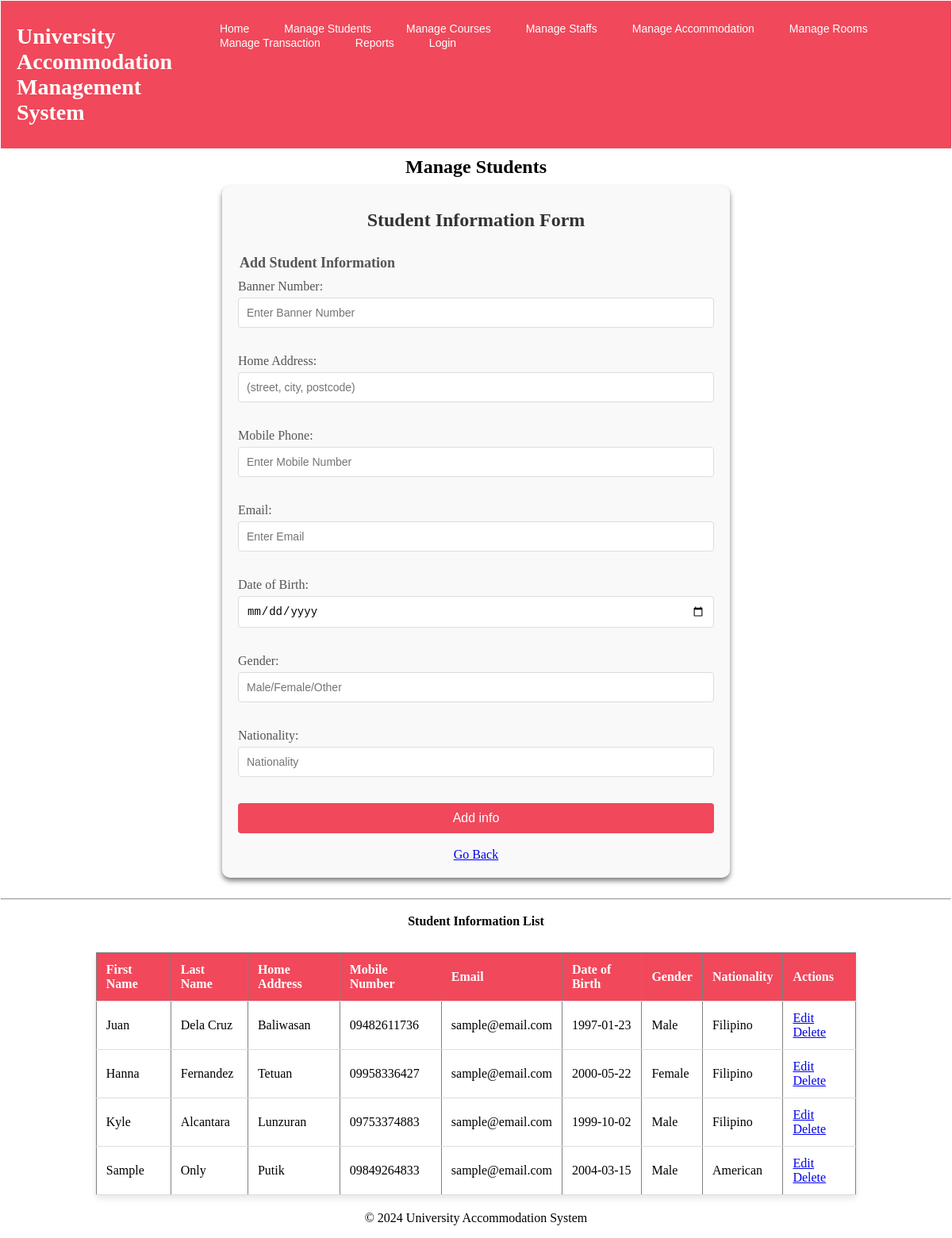
The app's page /pages/student_info.php with its own data.
### tables this page shows
CREATE TABLE `student_info` (
  `banner_number` int(11) NOT NULL,
  `home_address` text DEFAULT NULL,
  `mobile_phone` varchar(15) DEFAULT NULL,
  `email` varchar(100) DEFAULT NULL,
  `date_of_birth` date DEFAULT NULL,
  `gender` enum('Male','Female','Other') DEFAULT NULL,
  `nationality` varchar(50) DEFAULT NULL
);

CREATE TABLE `students` (
  `banner_number` int(11) NOT NULL,
  `first_name` varchar(50) DEFAULT NULL,
  `last_name` varchar(50) DEFAULT NULL,
  `category` varchar(50) DEFAULT NULL,
  `special_needs` text DEFAULT NULL,
  `additional_comments` text DEFAULT NULL,
  `current_status` enum('Placed','Waiting') DEFAULT NULL,
  `major` varchar(50) DEFAULT NULL,
  `minor` varchar(50) DEFAULT NULL,
  `adviser_id` int(11) DEFAULT NULL,
  `course_number` int(11) NOT NULL
);

### pages/student_info.php (the view, shortened to what this page needs)
<?php
include '../includes/db_connect.php';
include '../includes/header.php';
?>
<!DOCTYPE html>
<html lang="en">
<head>
    <link rel="stylesheet" href="assets/styles.css">
</head>
<body>
<h2>Manage Students</h2>
<div class="form-container">
<h3>Student Information Form</h3>
<form action="" method="post">
    <fieldset>
        <legend>Add Student Information</legend>
        <label for="bannerNum">Banner Number:</label>
        <input type="text" name="bannerNum" placeholder="Enter Banner Number" required>
        <br><br>
        <label for="homeAddress">Home Address:</label>
        <input type="text" name="homeAddress" placeholder="(street, city, postcode)">
        <br><br>
        <label for="mobile_phone">Mobile Phone:</label>
        <input type="text" name="mobile_phone" placeholder="Enter Mobile Number">
        <br><br>
        <label for="email">Email:</label>
        <input type="email" name="email" placeholder="Enter Email">
        <br><br>
        <label for="dateBirth">Date of Birth:</label>
        <input type="date" name="dateBirth" placeholder="Date of Birth">
        <br><br>
        <label for="gender">Gender:</label>
        <input type="text" name="gender" placeholder="Male/Female/Other">
        <br><br>
        <label for="nationality">Nationality:</label>
        <input type="text" name="nationality" placeholder="Nationality">
        <br><br>
        <button type="submit">Add info</button>
        <br><br>
        <a href="students.php" class="formbutton">Go Back</a>
    </fieldset>
</form>
</div>
<?php
$sql = "SELECT s.first_name AS fname, s.last_name AS lname,
        sf.home_address, sf.mobile_phone, sf.email, sf.date_of_birth,
        sf.gender, sf.nationality, s.banner_number AS student_id
        FROM student_info sf
        JOIN students s ON s.banner_number = sf.banner_number";
$result = $conn->query($sql);
?>
<br><hr>
<h4>Student Information List</h4>
<table border="1">
    <th>First Name</th>
    <th>Last Name</th>
    <th>Home Address</th>
    <th>Mobile Number</th>
    <th>Email</th>
    <th>Date of Birth</th>
    <th>Gender</th>
    <th>Nationality</th>
    <th>Actions</th>
    <?php
    if ($result->num_rows > 0) {
        while ($row = $result->fetch_assoc()) {
            echo "
                <tr>
                    <td>" . $row['fname'] . "</td>
                    <td>" . $row['lname'] . "</td>
                    <td>" . $row['home_address'] . "</td>
                    <td>" . $row['mobile_phone'] . "</td>
                    <td>" . $row['email'] . "</td>
                    <td>" . $row['date_of_birth'] . "</td>
                    <td>" . $row['gender'] . "</td>
                    <td>" . $row['nationality'] . "</td>
                    <td>
                        <a href='?type=student_info&edit=" . $row['student_id'] . "'>Edit</a>
                        <a href='?student_info&delete=" . $row['student_id'] . "'>Delete</a>
                    </td>
                </tr>";
        }
    } else {
        echo "<tr>
                <td colspan='9'>No students found</td>
            </tr>";
    }
    ?>
</table>
<?php include '../includes/footer.php'; ?>
</body>
</html>

### assets/styles.css (style rules this page uses)
body { margin: 1px; }
h3, h2, h4 { margin: 0; padding: 10px 20px; color: white; font-weight: bold; text-align: center; color: black; }
table { width: 80%; margin: 20px auto; border-collapse: collapse; background-color: white; box-shadow: 0 4px 8px rgba(0, 0, 0, 0.1); }
th, td { padding: 12px; text-align: left; border-bottom: 1px solid #ddd; }
th { background-color: #f1485b; color: white; }
.form-container { width: 100%; max-width: 600px; margin: 0 auto; padding: 20px; background-color: #f9f9f9; border-radius: 10px; box-shadow: 0 4px 6px rgba(0, 0, 0, 0.5); text-align: center; }
.form-container h3 { margin-bottom: 20px; color: #333; font-size: 24px; font-weight: bold; }
form fieldset { border: none; padding: 0; margin: 0; }
form legend { font-size: 18px; margin-bottom: 10px; font-weight: bold; color: #555; text-align: left; }
form label { display: block; margin-bottom: 5px; color: #555; text-align: left; }
form input[type="text"], form input[type="email"], form input[type="date"], form select { width: 100%; padding: 10px; margin-bottom: 15px; border: 1px solid #ddd; border-radius: 4px; box-sizing: border-box; font-size: 14px; }
form button { width: 100%; padding: 10px; background-color: #f1485b; color: #fff; border: none; border-radius: 4px; font-size: 16px; cursor: pointer; transition: background-color 0.3s ease; }

### records on screen
student_info: banner_number.first_name "Juan", banner_number.last_name "Dela Cruz", home_address "Baliwasan", mobile_phone "09482611736", email "sample@email.com", date_of_birth "1997-01-23", gender "Male", nationality "Filipino"
student_info: banner_number.first_name "Hanna", banner_number.last_name "Fernandez", home_address "Tetuan", mobile_phone "09958336427", email "sample@email.com", date_of_birth "2000-05-22", gender "Female", nationality "Filipino"
student_info: banner_number.first_name "Kyle", banner_number.last_name "Alcantara", home_address "Lunzuran", mobile_phone "09753374883", email "sample@email.com", date_of_birth "1999-10-02", gender "Male", nationality "Filipino"
student_info: banner_number.first_name "Sample", banner_number.last_name "Only", home_address "Putik", mobile_phone "09849264833", email "sample@email.com", date_of_birth "2004-03-15", gender "Male", nationality "American"
